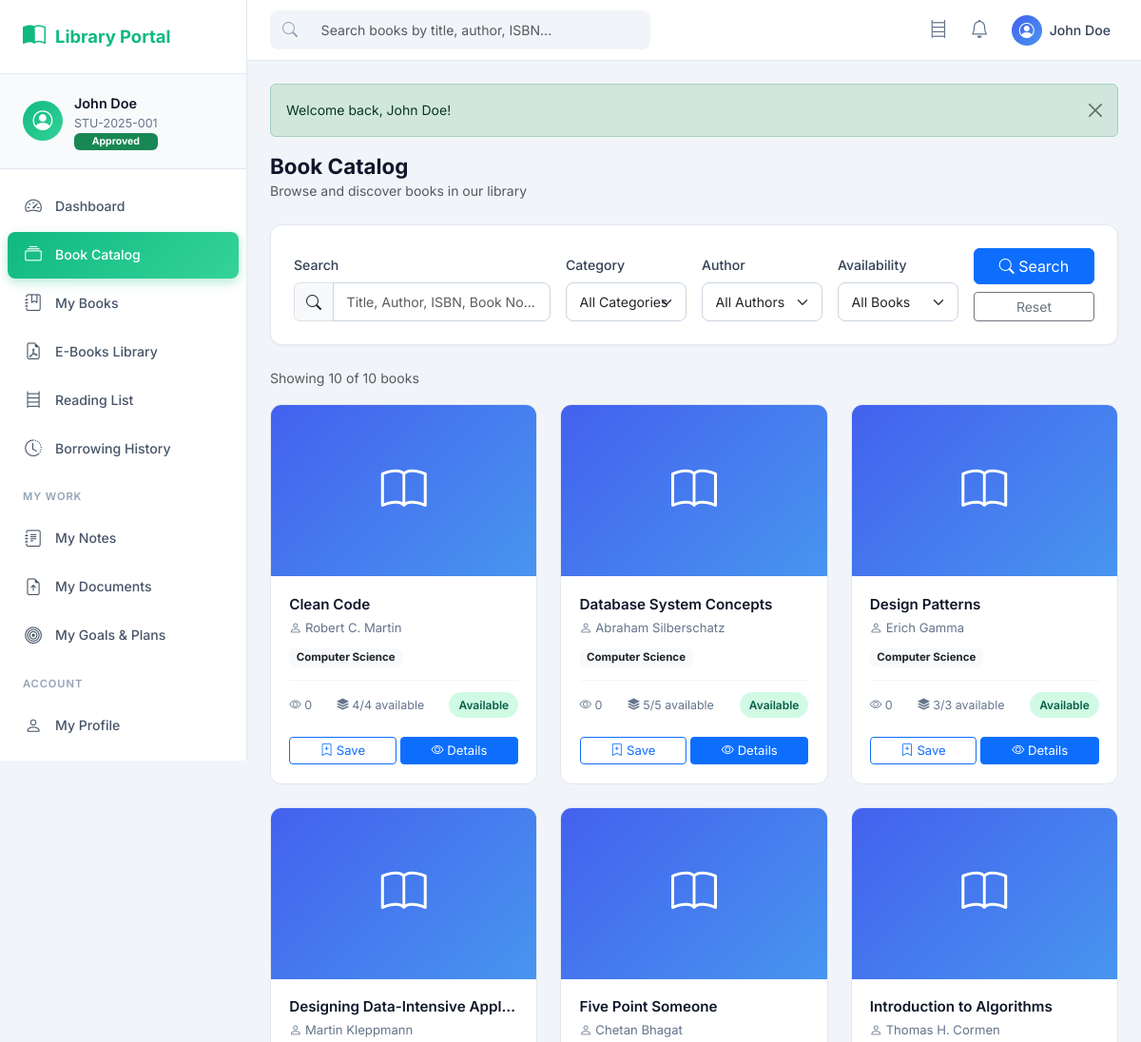
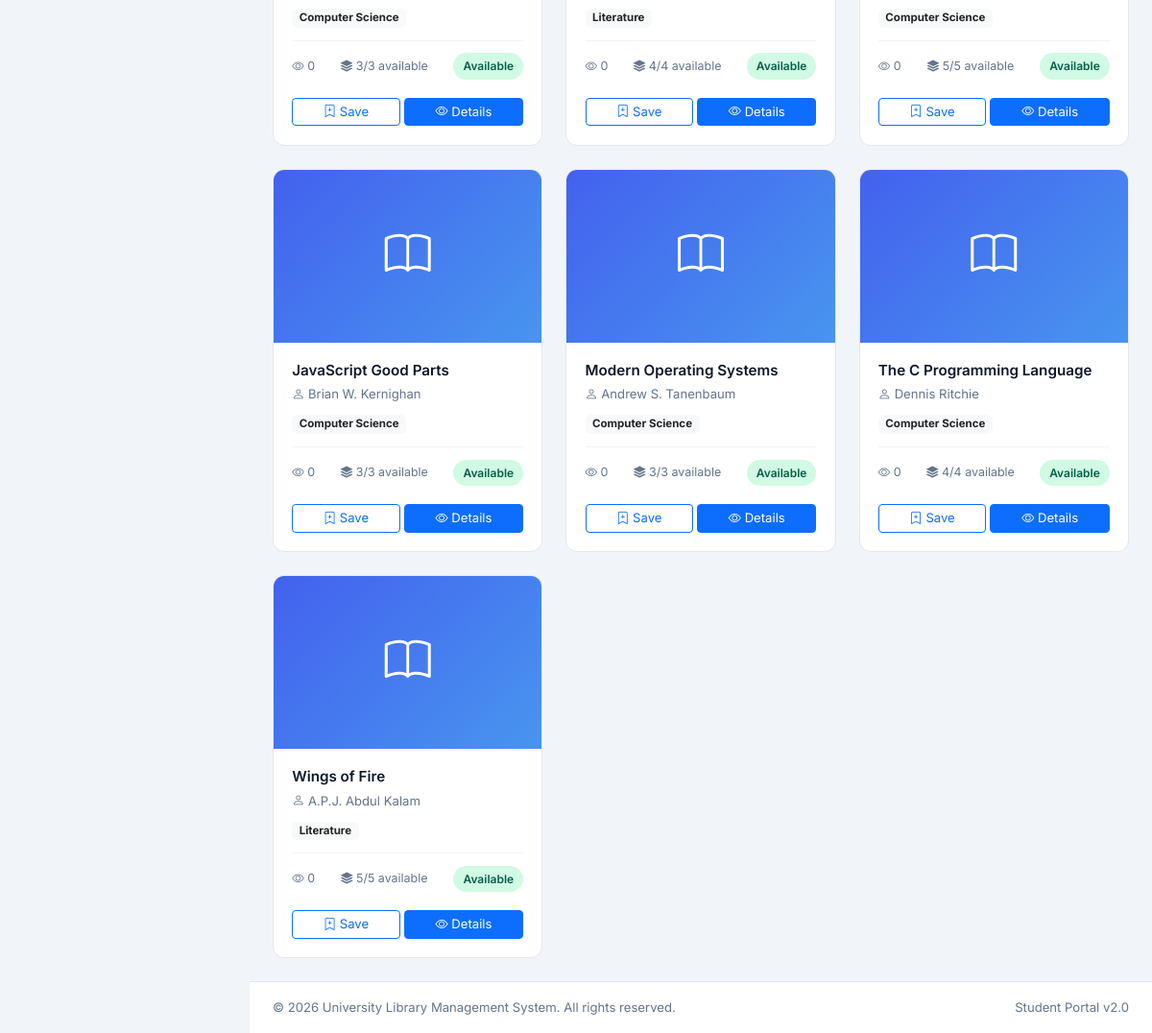
Screenshot of /student/catalog.php (signed in) with the database file from the repository (2 pictures, top to bottom).
### tables this page shows
CREATE TABLE IF NOT EXISTS `books` (
  `book_id` int(11) NOT NULL AUTO_INCREMENT,
  `isbn` varchar(20) DEFAULT NULL,
  `book_name` varchar(250) NOT NULL,
  `author_id` int(11) NOT NULL,
  `cat_id` int(11) NOT NULL,
  `book_no` varchar(50) NOT NULL,
  `book_price` decimal(10,2) DEFAULT 0.00,
  `description` text DEFAULT NULL,
  `cover_image` varchar(255) DEFAULT NULL,
  `total_copies` int(3) DEFAULT 1,
  `available_copies` int(3) DEFAULT 1,
  `publisher` varchar(200) DEFAULT NULL,
  `publication_year` year(4) DEFAULT NULL,
  `edition` varchar(50) DEFAULT NULL,
  `pages` int(5) DEFAULT NULL,
  `rack_location` varchar(50) DEFAULT NULL,
  `has_ebook` tinyint(1) DEFAULT 0,
  `view_count` int(11) DEFAULT 0,
  `status` enum('available','unavailable','lost','damaged') DEFAULT 'available',
  `created_at` timestamp NOT NULL DEFAULT current_timestamp(),
  `updated_at` timestamp NOT NULL DEFAULT current_timestamp() ON UPDATE current_timestamp(),
  PRIMARY KEY (`book_id`),
  UNIQUE KEY `book_no` (`book_no`),
  KEY `author_id` (`author_id`),
  KEY `cat_id` (`cat_id`),
  CONSTRAINT `books_ibfk_1` FOREIGN KEY (`author_id`) REFERENCES `authors` (`author_id`) ON DELETE CASCADE,
  CONSTRAINT `books_ibfk_2` FOREIGN KEY (`cat_id`) REFERENCES `categories` (`cat_id`) ON DELETE CASCADE
);

CREATE TABLE IF NOT EXISTS `authors` (
  `author_id` int(11) NOT NULL AUTO_INCREMENT,
  `author_name` varchar(250) NOT NULL,
  `bio` text DEFAULT NULL,
  `created_at` timestamp NOT NULL DEFAULT current_timestamp(),
  PRIMARY KEY (`author_id`)
);

CREATE TABLE IF NOT EXISTS `categories` (
  `cat_id` int(11) NOT NULL AUTO_INCREMENT,
  `cat_name` varchar(100) NOT NULL,
  `description` text DEFAULT NULL,
  `created_at` timestamp NOT NULL DEFAULT current_timestamp(),
  PRIMARY KEY (`cat_id`)
);

### config/config.php (called while the page is built, shortened)
<?php
function isApproved() {
    return isset($_SESSION['approval_status']) && $_SESSION['approval_status'] === STATUS_APPROVED;
}
function sanitize($data) {
    return htmlspecialchars(trim($data), ENT_QUOTES, 'UTF-8');
}
function getFlashMessage() {
    if (isset($_SESSION['flash'])) {
        $flash = $_SESSION['flash'];
        return $flash;
    }
    return null;
}
?>

### student/catalog.php (the view, shortened to what this page needs)
<?php
include 'includes/student_header.php';
$search = sanitize($_GET['search'] ?? '');
$page = max(1, (int)($_GET['page'] ?? 1));
$per_page = 12;
$offset = ($page - 1) * $per_page;
$where = ["b.status = 'available'"];
$params = [];
$types = '';
$where_clause = implode(' AND ', $where);
$count_sql = "SELECT COUNT(*) as total FROM books b LEFT JOIN authors a ON b.author_id = a.author_id WHERE {$where_clause}";
$stmt = $conn->prepare($count_sql);
$stmt->execute();
$total_books = $stmt->get_result()->fetch_assoc()['total'];
$sql = "SELECT b.*, a.author_name, c.cat_name, e.ebook_id as public_ebook_id
    FROM books b
    LEFT JOIN authors a ON b.author_id = a.author_id
    LEFT JOIN categories c ON b.cat_id = c.cat_id
    LEFT JOIN ebooks e ON b.book_id = e.book_id AND e.is_public = 1
    WHERE {$where_clause}
    ORDER BY b.book_name ASC
    LIMIT ? OFFSET ?";
$stmt = $conn->prepare($sql);
$types .= 'ii';
$params[] = $per_page;
$params[] = $offset;
$stmt->bind_param($types, ...$params);
$stmt->execute();
$books = $stmt->get_result();
?>
<div class="page-header">
    <div>
        <h4>Book Catalog</h4>
        <p class="text-muted mb-0">Browse and discover books in our library</p>
    </div>
</div>
<div class="card mb-4">
    <div class="card-body">
        <form method="GET" action="">
            <div class="row g-3 align-items-end">
                <div class="col-md-4">
                    <label class="form-label">Search</label>
                    <div class="input-group">
                        <span class="input-group-text"><i class="bi bi-search"></i></span>
                        <input type="text" class="form-control" name="search" value="<?php echo sanitize($search); ?>" placeholder="Title, Author, ISBN, Book No...">
                    </div>
                </div>
                <div class="col-md-2">
                    <label class="form-label">Category</label>
                    <select class="form-select" name="category">
                        <option value="">All Categories</option>
                    </select>
                </div>
                <div class="col-md-2">
                    <label class="form-label">Author</label>
                    <select class="form-select" name="author">
                        <option value="">All Authors</option>
                    </select>
                </div>
                <div class="col-md-2">
                    <label class="form-label">Availability</label>
                    <select class="form-select" name="availability">
                        <option value="">All Books</option>
                    </select>
                </div>
                <div class="col-md-2">
                    <div class="d-grid gap-2">
                        <button type="submit" class="btn btn-primary"><i class="bi bi-search"></i> Search</button>
                        <a href="<?php echo STUDENT_URL; ?>/catalog.php" class="btn btn-outline-secondary btn-sm">Reset</a>
                    </div>
                </div>
            </div>
        </form>
    </div>
</div>
<div class="d-flex justify-content-between align-items-center mb-3">
    <span class="text-muted" style="font-size:0.88rem;">Showing <?php echo $books->num_rows; ?> of <?php echo $total_books; ?> books</span>
</div>
<?php if ($books->num_rows > 0): ?>
    <div class="books-grid">
        <?php while ($book = $books->fetch_assoc()): ?>
            <div class="book-card">
                <div class="book-cover <?php echo $book['cover_image'] ? 'has-image' : ''; ?>">
                    <?php if ($book['cover_image']): ?>
                        <img src="<?php echo SITE_URL; ?>/uploads/covers/<?php echo $book['cover_image']; ?>" alt="<?php echo sanitize($book['book_name']); ?>">
                    <?php else: ?>
                        <i class="bi bi-book"></i>
                    <?php endif; ?>
                </div>
                <div class="book-info">
                    <h5 title="<?php echo sanitize($book['book_name']); ?>"><?php echo sanitize($book['book_name']); ?></h5>
                    <p class="book-author"><i class="bi bi-person"></i> <?php echo sanitize($book['author_name']); ?></p>
                    <span class="badge bg-light text-dark" style="font-size:0.72rem;"><?php echo sanitize($book['cat_name']); ?></span>
                    <div class="book-meta">
                        <span class="copies">
                            <i class="bi bi-eye"></i> <?php echo number_format($book['view_count'] ?? 0); ?>
                        </span>
                        <span class="copies">
                            <i class="bi bi-stack"></i>
                            <?php echo $book['available_copies']; ?>/<?php echo $book['total_copies']; ?> available
                        </span>
                        <?php if ($book['available_copies'] > 0): ?>
                            <span class="status-badge available">Available</span>
                        <?php else: ?>
                            <span class="status-badge unavailable">Unavailable</span>
                        <?php endif; ?>
                    </div>
                </div>
                <div class="book-actions">
                    <form method="POST" class="d-inline flex-fill">
                        <button type="submit" name="add_to_reading_list" class="btn btn-outline-primary btn-sm w-100">
                            <i class="bi bi-bookmark-plus"></i> Save
                        </button>
                    </form>
                    <a href="<?php echo STUDENT_URL; ?>/book_details.php?id=<?php echo $book['book_id']; ?>" class="btn btn-primary btn-sm flex-fill">
                        <i class="bi bi-eye"></i> Details
                    </a>
                </div>
            </div>
        <?php endwhile; ?>
    </div>
<?php endif; ?>
<?php include 'includes/student_footer.php'; ?>

### includes/header.php (shortened to what this page needs)
<?php
require_once __DIR__ . '/../config/config.php';
?>
<!DOCTYPE html>
<html lang="en">
<head>
    <link href="https://cdn.jsdelivr.net/npm/bootstrap@5.3.2/dist/css/bootstrap.min.css" rel="stylesheet">
    <link href="https://cdn.jsdelivr.net/npm/bootstrap-icons@1.11.2/font/bootstrap-icons.css" rel="stylesheet">
    <link href="<?php echo SITE_URL; ?>/assets/css/style.css" rel="stylesheet">
</head>
<body>

### student/includes/student_header.php (shortened to what this page needs)
<?php
require_once __DIR__ . '/../../config/config.php';
include __DIR__ . '/../../includes/header.php';
?>
<div class="dashboard-wrapper">
    <nav class="sidebar student-sidebar" id="sidebar">
        <div class="sidebar-header">
            <div class="sidebar-brand">
                <i class="bi bi-book-half"></i>
                <span>Library Portal</span>
            </div>
        </div>
        <div class="sidebar-user">
            <div class="user-avatar">
                <?php if ($_SESSION['profile_image']): ?>
                    <img src="<?php echo SITE_URL; ?>/uploads/<?php echo $_SESSION['profile_image']; ?>" alt="Avatar">
                <?php else: ?>
                    <i class="bi bi-person-circle"></i>
                <?php endif; ?>
            </div>
            <div class="user-info">
                <span class="user-name"><?php echo sanitize($_SESSION['name']); ?></span>
                <span class="user-id"><?php echo sanitize($_SESSION['student_id']); ?></span>
                <?php if (!isApproved()): ?>
                    <span class="badge bg-warning">Pending Approval</span>
                <?php else: ?>
                    <span class="badge bg-success">Approved</span>
                <?php endif; ?>
            </div>
        </div>
        <ul class="sidebar-nav">
            <li class="nav-item">
                <a href="<?php echo STUDENT_URL; ?>/dashboard.php" class="nav-link <?php echo basename($_SERVER['PHP_SELF']) == 'dashboard.php' ? 'active' : ''; ?>">
                    <i class="bi bi-speedometer2"></i>
                    <span>Dashboard</span>
                </a>
            </li>
            <li class="nav-item">
                <a href="<?php echo STUDENT_URL; ?>/catalog.php" class="nav-link <?php echo basename($_SERVER['PHP_SELF']) == 'catalog.php' ? 'active' : ''; ?>">
                    <i class="bi bi-collection"></i>
                    <span>Book Catalog</span>
                </a>
            </li>
            <li class="nav-item">
                <a href="<?php echo STUDENT_URL; ?>/my_books.php" class="nav-link <?php echo basename($_SERVER['PHP_SELF']) == 'my_books.php' ? 'active' : ''; ?>">
                    <i class="bi bi-journal-bookmark"></i>
                    <span>My Books</span>
                </a>
            </li>
            <li class="nav-item">
                <a href="<?php echo STUDENT_URL; ?>/ebooks.php" class="nav-link <?php echo basename($_SERVER['PHP_SELF']) == 'ebooks.php' ? 'active' : ''; ?>">
                    <i class="bi bi-file-earmark-pdf"></i>
                    <span>E-Books Library</span>
                </a>
            </li>
            <li class="nav-item">
                <a href="<?php echo STUDENT_URL; ?>/reading_list.php" class="nav-link <?php echo basename($_SERVER['PHP_SELF']) == 'reading_list.php' ? 'active' : ''; ?>">
                    <i class="bi bi-bookshelf"></i>
                    <span>Reading List</span>
                </a>
            </li>
            <li class="nav-item">
                <a href="<?php echo STUDENT_URL; ?>/history.php" class="nav-link <?php echo basename($_SERVER['PHP_SELF']) == 'history.php' ? 'active' : ''; ?>">
                    <i class="bi bi-clock-history"></i>
                    <span>Borrowing History</span>
                </a>
            </li>
            <li class="nav-divider">My Work</li>
            <li class="nav-item">
                <a href="<?php echo STUDENT_URL; ?>/notes.php" class="nav-link <?php echo basename($_SERVER['PHP_SELF']) == 'notes.php' ? 'active' : ''; ?>">
                    <i class="bi bi-journal-text"></i>
                    <span>My Notes</span>
                </a>
            </li>
            <li class="nav-item">
                <a href="<?php echo STUDENT_URL; ?>/documents.php" class="nav-link <?php echo basename($_SERVER['PHP_SELF']) == 'documents.php' ? 'active' : ''; ?>">
                    <i class="bi bi-file-earmark-arrow-up"></i>
                    <span>My Documents</span>
                </a>
            </li>
            <li class="nav-item">
                <a href="<?php echo STUDENT_URL; ?>/goals.php" class="nav-link <?php echo basename($_SERVER['PHP_SELF']) == 'goals.php' ? 'active' : ''; ?>">
                    <i class="bi bi-bullseye"></i>
                    <span>My Goals & Plans</span>
                </a>
            </li>
            <li class="nav-divider">Account</li>
            <li class="nav-item">
                <a href="<?php echo STUDENT_URL; ?>/profile.php" class="nav-link <?php echo basename($_SERVER['PHP_SELF']) == 'profile.php' ? 'active' : ''; ?>">
                    <i class="bi bi-person"></i>
                    <span>My Profile</span>
                </a>
            </li>
            <li class="nav-item">
                <a href="<?php echo STUDENT_URL; ?>/librarians.php" class="nav-link <?php echo basename($_SERVER['PHP_SELF']) == 'librarians.php' ? 'active' : ''; ?>">
                </a>
            </li>
        </ul>
    </nav>
    <div class="main-content">
        <nav class="top-navbar">
            <div class="navbar-search d-none d-md-block">
                <form action="<?php echo STUDENT_URL; ?>/catalog.php" method="GET">
                    <div class="input-group">
                        <span class="input-group-text"><i class="bi bi-search"></i></span>
                        <input type="text" class="form-control" name="search" placeholder="Search books by title, author, ISBN...">
                    </div>
                </form>
            </div>
            <div class="navbar-actions">
                <a href="<?php echo STUDENT_URL; ?>/reading_list.php" class="btn btn-link nav-icon">
                    <i class="bi bi-bookshelf"></i>
                </a>
                <div class="dropdown">
                    <button class="btn btn-link nav-icon" data-bs-toggle="dropdown">
                        <i class="bi bi-bell"></i>
                    </button>
                </div>
                <div class="dropdown">
                    <button class="btn btn-link nav-user-btn" data-bs-toggle="dropdown">
                        <div class="nav-avatar">
                            <?php if ($_SESSION['profile_image']): ?>
                                <img src="<?php echo SITE_URL; ?>/uploads/<?php echo $_SESSION['profile_image']; ?>" alt="">
                            <?php else: ?>
                                <i class="bi bi-person-circle"></i>
                            <?php endif; ?>
                        </div>
                        <span class="d-none d-md-inline"><?php echo sanitize($_SESSION['name']); ?></span>
                    </button>
                </div>
            </div>
        </nav>
        <div class="page-content">
            <?php $flash = getFlashMessage(); if ($flash): ?>
                <div class="alert alert-<?php echo $flash['type']; ?> alert-dismissible fade show" role="alert">
                    <?php echo $flash['message']; ?>
                    <button type="button" class="btn-close" data-bs-dismiss="alert"></button>
                </div>
            <?php endif; ?>

### student/includes/student_footer.php
        </div>
        <footer class="main-footer">
            <div class="footer-content">
                <span>&copy; <?php echo date('Y'); ?> <?php echo SITE_NAME; ?>. All rights reserved.</span>
                <span>Student Portal v2.0</span>
            </div>
        </footer>
    </div>
</div>
<?php include __DIR__ . '/../../includes/footer.php';
ob_end_flush(); ?>

### includes/footer.php (shortened to what this page needs)
</body>
</html>

### rows the page displays
books: book_name "Clean Code", author.author_name "Robert C. Martin", cat.cat_name "Computer Science", view_count "0", available_copies "4", total_copies "4", shows "Available"
books: book_name "Database System Concepts", author.author_name "Abraham Silberschatz", cat.cat_name "Computer Science", view_count "0", available_copies "5", total_copies "5", shows "Available"
books: book_name "Design Patterns", author.author_name "Erich Gamma", cat.cat_name "Computer Science", view_count "0", available_copies "3", total_copies "3", shows "Available"
books: book_name "Designing Data-Intensive Appl…", author.author_name "Martin Kleppmann", cat.cat_name "Computer Science", view_count "0", available_copies "3", total_copies "3", shows "Available"
books: book_name "Five Point Someone", author.author_name "Chetan Bhagat", cat.cat_name "Literature", view_count "0", available_copies "4", total_copies "4", shows "Available"
books: book_name "Introduction to Algorithms", author.author_name "Thomas H. Cormen", cat.cat_name "Computer Science", view_count "0", available_copies "5", total_copies "5", shows "Available"
books: book_name "JavaScript Good Parts", author.author_name "Brian W. Kernighan", cat.cat_name "Computer Science", view_count "0", available_copies "3", total_copies "3", shows "Available"
books: book_name "Modern Operating Systems", author.author_name "Andrew S. Tanenbaum", cat.cat_name "Computer Science", view_count "0", available_copies "3", total_copies "3", shows "Available"
books: book_name "The C Programming Language", author.author_name "Dennis Ritchie", cat.cat_name "Computer Science", view_count "0", available_copies "4", total_copies "4", shows "Available"
books: book_name "Wings of Fire", author.author_name "A.P.J. Abdul Kalam", cat.cat_name "Literature", view_count "0", available_copies "5", total_copies "5", shows "Available"

### other values shown
$_SESSION['name'] "John Doe"
$_SESSION['student_id'] "STU-2025-001"
$flash['message'] "Welcome back, John Doe!"
$books->num_rows "10"
$total_books "10"
SITE_NAME "University Library Management System"
